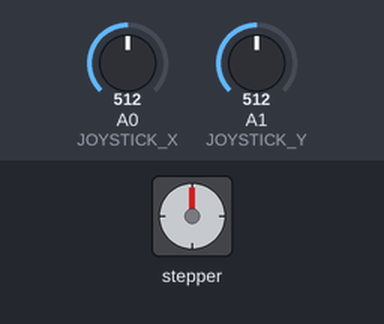
The sketch below on a simulated Arduino Uno, built with avr-gcc and run on an emulated ATmega328P. On the bench: stepper motor. The inputs (shaded band) are chosen by the test bench; at power-on: A0 (JOYSTICK_X) = 512, A1 (JOYSTICK_Y) = 512. Stepper angles assume 200 steps per turn.

Above: at 1.2 s.
1.3 s: A0 (JOYSTICK_X) set to 472
2.8 s: A0 (JOYSTICK_X) set to 448
At 2.95 s:
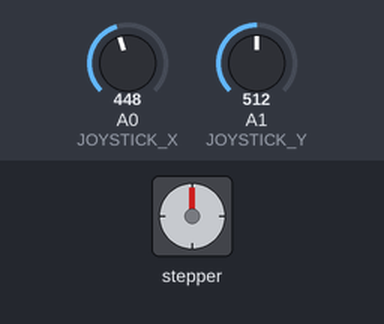
At 3.55 s:
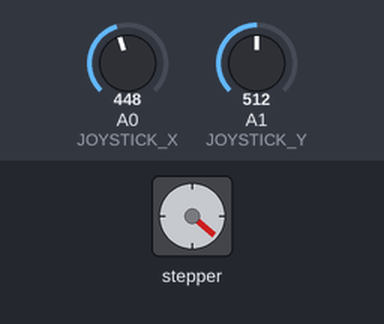
5.8 s: A1 (JOYSTICK_Y) set to 452
At 5.95 s:
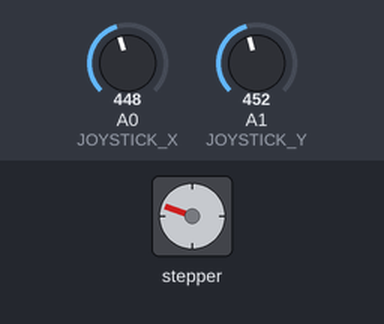
8.8 s: A1 (JOYSTICK_Y) set to 0
11.8 s: A1 (JOYSTICK_Y) set to 122
Timing chart, 0 to 18.8 s (numbered marks = the images above; inputs shaded):
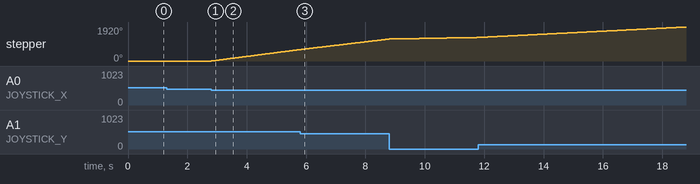

The sketch:

sketch_oct27a.ino
```cpp
//Written By Nikodem Bartnik - nikodembartnik.pl
#include <Stepper.h>

// Define the pins for the stepper motor
#define STEPPER_PIN_1 9
#define STEPPER_PIN_2 10
#define STEPPER_PIN_3 11
#define STEPPER_PIN_4 12

// Create a Stepper object
Stepper stepper(200, STEPPER_PIN_1, STEPPER_PIN_2, STEPPER_PIN_3, STEPPER_PIN_4);

// Joystick configuration
#define JOYSTICK_X A0  // Connect the joystick's X-axis to analog pin A0
#define JOYSTICK_Y A1  // Connect the joystick's Y-axis to analog pin A1

// Minimum speed for the stepper motor (adjust as needed)
#define MIN_SPEED 5

void setup() {
  stepper.setSpeed(MIN_SPEED);  // Initial speed (set to MIN_SPEED)
  pinMode(JOYSTICK_X, INPUT);
  pinMode(JOYSTICK_Y, INPUT);
  Serial.begin(9600);  // Initialize serial communication
}

void loop() {
  // Read the joystick values
  int joystickX = analogRead(JOYSTICK_X);
  int joystickY = analogRead(JOYSTICK_Y);

  // Map joystick Y-axis value to the stepper speed
  int speed = map(joystickY, 0, 1023, MIN_SPEED, 100);
  stepper.setSpeed(speed);

  // Check if the X-axis is beyond the dead zone to change direction
  if (joystickX < 462 || joystickX > 562) { // Adjust these values for your joystick
    if (joystickX < 462) {
      stepper.step(1);  // Rotate stepper motor in one direction
    } else {
      stepper.step(-1);  // Rotate stepper motor in the opposite direction
    }
  }

  delay(2);  // Add a small delay for stability (adjust as needed)
}
```

Measured:
- the behaviour switches between 462 and 461 on A0 (JOYSTICK_X) (found by bisection; images 0 and 1)
- after the input at 1.3 s, every drawn part: stays the same
- after the input at 2.8 s, stepper: keeps turning clockwise at about 216°/s, starting at once
